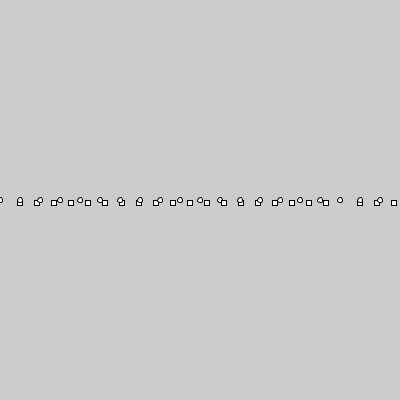
Frame 1 (no input)
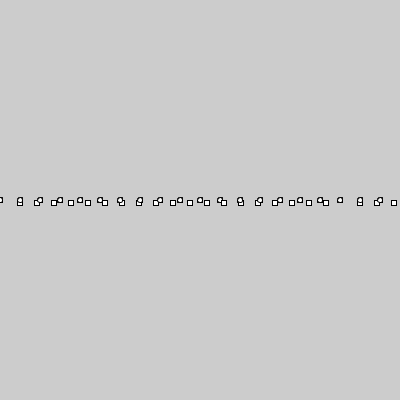
Frame 60 (the mouse pressed at the canvas centre just before this capture)
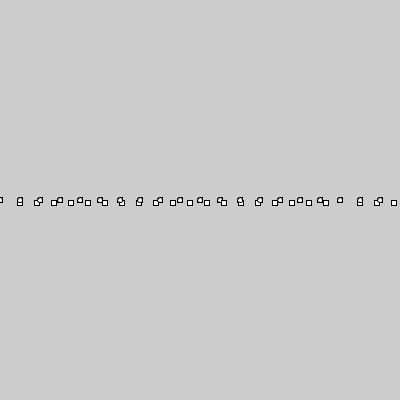
Frame 120 (the mouse held since frame 60 and released just before this capture)

The Processing sketch that drew these frames (run headless with seeded random() and noise(); from frame 60 on, the mouse is pressed at the canvas centre):

// Processing sketch: Modulus_Example
// ── Modulus_Example.pde

void setup() {
  size(400, 400);
}


void draw() {

  for (int x=0; x< width; x+= 1) {
    
    if (x % 20 == 0) {
      circle(x, 200, 5);
    }else if (x % 17 == 0) {
      rect(x,200,5,5);
    }
  }
}
